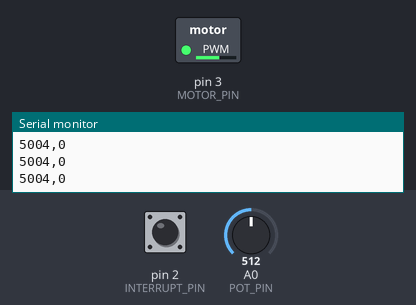
The sketch below on a simulated Arduino Uno, built with avr-gcc and run on an emulated ATmega328P. Shown: switched loads named in the sketch (green lamp = pin HIGH), the last lines printed to the serial monitor. The inputs (shaded band) are chosen by the test bench; at power-on: A0 (POT_PIN) = 512, pin 2 (INTERRUPT_PIN) HIGH.

Above: at 1.2 s.
1.3 s: A0 (POT_PIN) set to 306
4.3 s: A0 (POT_PIN) set to 716
6.5 s: A0 (POT_PIN) set to 0
At 6.65 s:
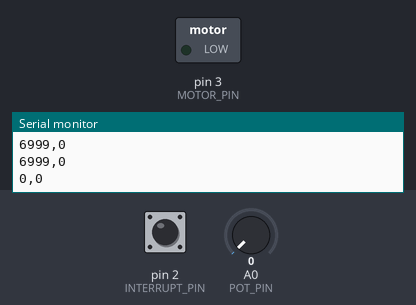
8.2 s: pin 2 (INTERRUPT_PIN) pulled LOW for 0.15 s
At 8.66 s:
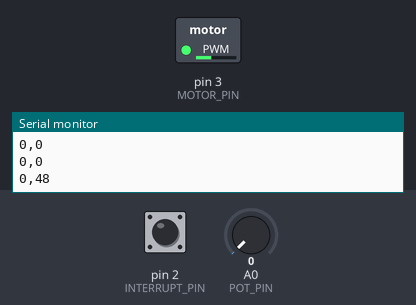
10.5 s: pin 2 (INTERRUPT_PIN) pulled LOW for 3.2 s
At 13.93 s:
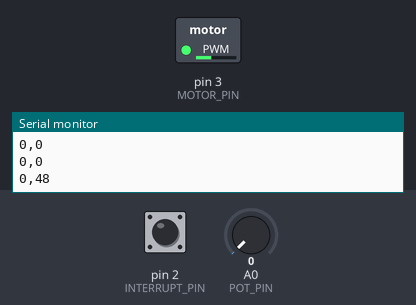
Timing chart, 0 to 15.8 s (numbered marks = the images above; inputs shaded):
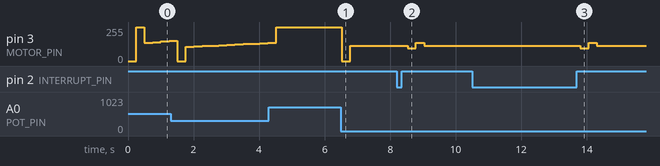

Measured:
- after the input at 6.5 s, pin 3 (MOTOR_PIN): 255/255 → 0/255 at once, → 116/255 0.25 s later
- after the input at 8.2 s, pin 3 (MOTOR_PIN): 116/255 → 96/255 after 0.33 s, → 136/255 0.25 s later, → 116/255 0.25 s later
- after the input at 10.5 s, pin 3 (MOTOR_PIN): 116/255 → 96/255 after 3.3 s, → 136/255 0.25 s later, → 116/255 0.25 s later

The sketch:

PID_Code.ino
```cpp
#include <Arduino.h>
#define POT_PIN       0
#define MOTOR_PIN     3
#define INTERRUPT_PIN 2
#define SPOKES        5

boolean PRINT_STUFF = false;
float MAX_SPEED = 10000;
boolean PID = true;
volatile int count = 0;
int potVal;
int drive;
float dt = 250;
int dPrint = 100;
long now;
long lastTime = 0;
long lastPrint = 0;
int rpm;
float kP = 255/MAX_SPEED;
float kI = .001;
float kD = .1;
float p, i, d;
float setPoint, error, lastError;

void setup()
{
    Serial.begin(9600);
    pinMode(MOTOR_PIN, OUTPUT);
    pinMode(INTERRUPT_PIN, INPUT_PULLUP);
    attachInterrupt(digitalPinToInterrupt(INTERRUPT_PIN), isr, RISING);
}

void loop()
{
    potVal = analogRead(POT_PIN);
    now = millis();
    if(now > lastTime + dt) {
        rpm = getRPM();
        if(PID)
          drive = pid();
         else
          drive = map(potVal, 0, 1023, 0, 255);
        lastTime = now;
    }
    analogWrite(MOTOR_PIN, drive);
    if(now > lastPrint + dPrint) {
        if(PRINT_STUFF)
            printStuff();
        else
            printToProcessing();
        lastPrint = now;
    }
}

int pid() {
  setPoint = map(potVal, 0, 1023, 0, MAX_SPEED);
  error = setPoint - rpm;
  p = error * kP;
  i += error * kI;
  d = (error - lastError)/(dt/1000)*kD;
  int drive = p + i + d;
  drive = drive > 255 ? 255 : drive;
  drive = drive < 0   ?   0 : drive;
  lastError = error;
  return drive;
}

void isr() {
    count ++;
}

int getRPM() {
    int r = count*60/SPOKES*(1000/dt);
    count = 0;
    return r;
}

void printToProcessing() {
    Serial.print(int(setPoint));
    Serial.print(",");
    Serial.println(int(rpm));
}

void printStuff() {
    Serial.print("SetPoint: ");
    Serial.print(setPoint);
    Serial.print("\t");
    Serial.print("RPM: ");
    Serial.print(rpm);
    Serial.print("\t");
    Serial.print("Error: ");
    Serial.print(error);
    Serial.print("\t");
    Serial.print("Drive: ");
    Serial.print(drive);
    Serial.print("\t");
    Serial.print("p: ");
    Serial.print(p);
    Serial.print("\t");
    Serial.print("i: ");
    Serial.print(i);
    Serial.print("\t");
    Serial.print("d: ");
    Serial.print(d);
    Serial.println();
}
```
